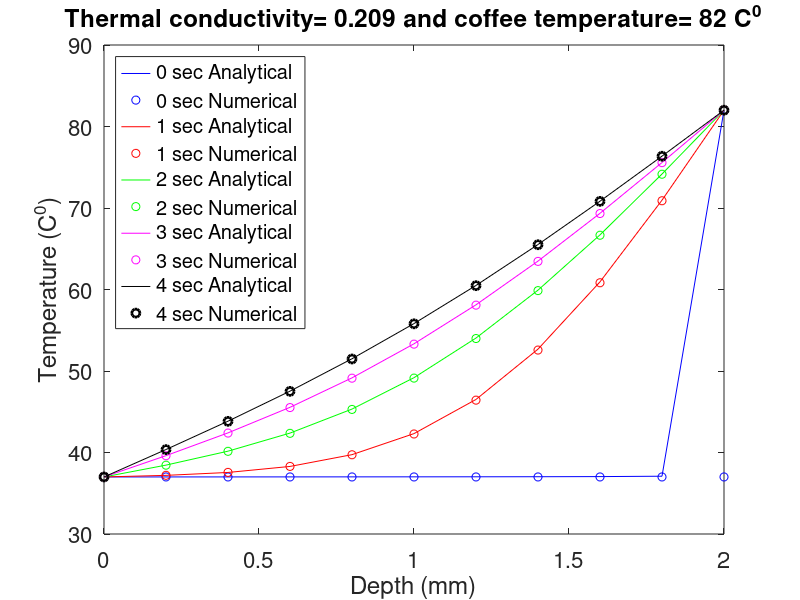
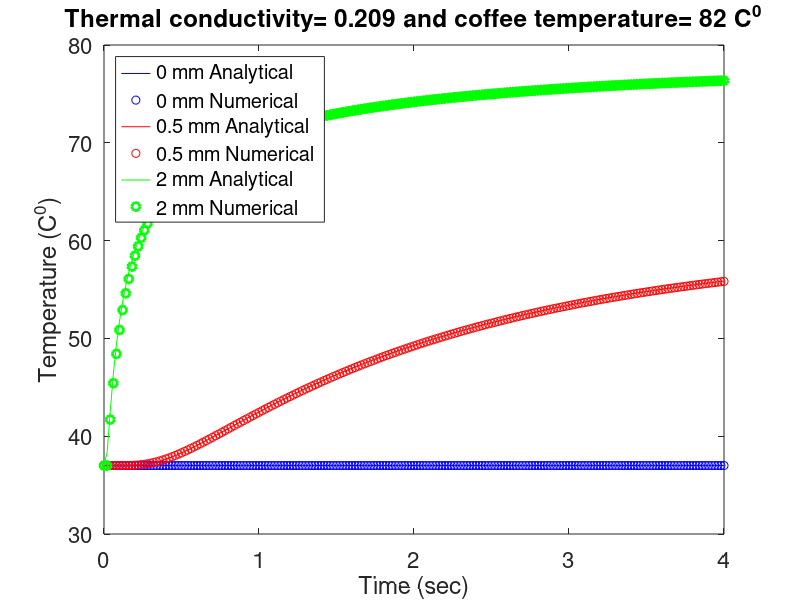

Recreate these plots in MATLAB, in order.

clear all;
close all;


                    %%%Define Global Parameters

%space 
L = 2; %skin depth
dx = 0.2   ; %space step
nx = L/dx; %number of space points
x = 0:dx:L; %space variable
%time 
Time = 4; %maximum time 
dt = 0.02; %time step
nt = Time/dt; %number of time points
t = 0:dt:Time; %time variable

%themral conductivity
k = 0.209; %epidermis dominated effect
%k = 0.322; %dermis dominated effect

%Define boundary temperatures
%body temperature 
Tbody_C = 37; %in celsius 
Tbody_K = Tbody_C + 273.15; %kelvin
%coffee temperature 1
% Tcoffee_C = 60; %in celsius
% Tcoffee_K = Tcoffee_C + 273.15; %kelvin
%coffee temperature 2
Tcoffee_C = 82; %in celsius
Tcoffee_K = Tcoffee_C + 273.15; %kelvin


                    %%%Analytical Solution

%Define anonymous functions
C_n = @(Tbody_K,Tcoffee_K,n) 2*(Tcoffee_K-Tbody_K)*((-1)^n)/(pi*n);
C_0 = @(Tbody_K,Tcoffee_K,x) (Tcoffee_K-Tbody_K)*x/L+Tbody_K;
Tn = @(n,x,t,k,Tbody_K,Tcoffee_K) C_n(Tbody_K,Tcoffee_K,n).*sin(n*pi*x/L).*exp(-k*t*(n*pi/(L))^2);

%Define a mesh for space and time
[X,T] = meshgrid(x,t);

%initialise the sum to zero
Tsum = zeros(size(C_0(Tcoffee_K,Tbody_K,X)));
%use definite loop instead of indefinite sum
for i=1:1000
    Tsum = Tsum + Tn(i,X,T,k,Tbody_K,Tcoffee_K);%computing the sum
end

%compute the final solution
Tsol_ana = C_0(Tbody_K,Tcoffee_K,X)+Tsum;

%convert the solution to celsius
Tsol_ana = (Tsol_ana-273.15)';

                    %%%Numerical Solution

%CFL number to ensure stability (less or equal to 0.5)
CFL = dt/dx^2;

%initial condition
Tini = zeros(nx+1,1);
Tini(:,1) = Tbody_K;

%boundary conditions
%BC at x=0
T0 = zeros(1,nt+1); %define a vector
T0(1,:) = Tbody_K; 
%BC at x=L
TL = zeros(1,nt+1); %define a vector
TL(1,:) = Tcoffee_K;

%construct the solution matrix
Tsol_num = zeros(nx+1,nt+1); %define the dimensions of the solution matrix
Tsol_num(1,:) = T0; %insert the first BC
Tsol_num(nx+1,:) = TL; %insert the second BC
Tsol_num(:,1) = Tini; %insert the IC

%set up the iteration process for forward Euler method
for j = 1:nt
    for i = 2:nx
        Tsol_num(i,j+1) = Tsol_num(i,j) + k * CFL *(Tsol_num(i+1,j)-2*Tsol_num(i,j)+Tsol_num(i-1,j));
    end
end

%convert the solution to celsius
Tsol_num = Tsol_num-273.15;


                        %%%Comparison
%Error Estimation



                        %%%Plotting
                        
%for different time steps
figure(1)
plot(x,Tsol_ana(:,1),'b',x,Tsol_num(:,1),'bo',...
    x,Tsol_ana(:,50),'r',x,Tsol_num(:,50),'ro',...
    x,Tsol_ana(:,100),'g',x,Tsol_num(:,100),'go',...
    x,Tsol_ana(:,150),'m',x,Tsol_num(:,150),'mo',...
    x,Tsol_ana(:,200),'k',x,Tsol_num(:,200),'ko','LineWidth',2)
xlabel('Depth (mm)')
ylabel('Temperature (C^0)')
title(['Thermal conductivity= ', num2str(k), ' and coffee temperature= ', ...
    num2str(Tcoffee_C),' C^0'])
legend('0 sec Analytical','0 sec Numerical',...
    '1 sec Analytical','1 sec Numerical',...
    '2 sec Analytical','2 sec Numerical',...
    '3 sec Analytical','3 sec Numerical',...
    '4 sec Analytical','4 sec Numerical',...
    'Location','NorthWest')
set(gca,'FontSize',16)
%for different depths
figure(2)
plot(t,Tsol_ana(1,:),'b',t,Tsol_num(1,:),'bo',...
    t,Tsol_ana(6,:),'r',t,Tsol_num(6,:),'ro',...
    t,Tsol_ana(10,:),'g',t,Tsol_num(10,:),'go','LineWidth',2)
xlabel('Time (sec)')
ylabel('Temperature (C^0)')
title(['Thermal conductivity= ', num2str(k), ' and coffee temperature= ', ...
    num2str(Tcoffee_C),' C^0'])
legend('0 mm Analytical','0 mm Numerical',...
    '0.5 mm Analytical','0.5 mm Numerical',...
    '2 mm Analytical','2 mm Numerical',...
    'Location','NorthWest')
set(gca,'FontSize',16)




